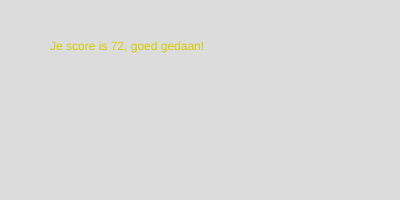
Frame 1 (no input)
Frame 60 (no input): identical to frame 1, image omitted
Frame 120 (the mouse pressed at the canvas centre since frame 60): identical to frame 1, image omitted

The p5.js sketch that drew this single still picture (run headless with seeded random() and noise() and a simulated clock; from frame 60 on, the mouse is pressed at the canvas centre):

// p5.js sketch
// ── sketch.js
let score = 0;
let textVar = "blank";
let textColor = '#000000';

function setup() {
  createCanvas(400, 200);
  score = ceil(random(0,100));
}

function draw() {
  background(220);

  if (score >= 90) {
    textColor = '#029400';
    textVar = "uitstekend!";
  } else if (score >= 70 && score < 90) {
    textColor = '#d4cd00';
    textVar = "goed gedaan!";
  } else if (score >= 50 && score < 70) {
    textColor = '#ff9d00';
    textVar = "voldoende.";
  } else {
    textColor = '#ff0000';
    textVar = "onvoldoende.";
  }
  
  fill(textColor);
  text("Je score is " + score + ", " + textVar, 50, 50);
}
